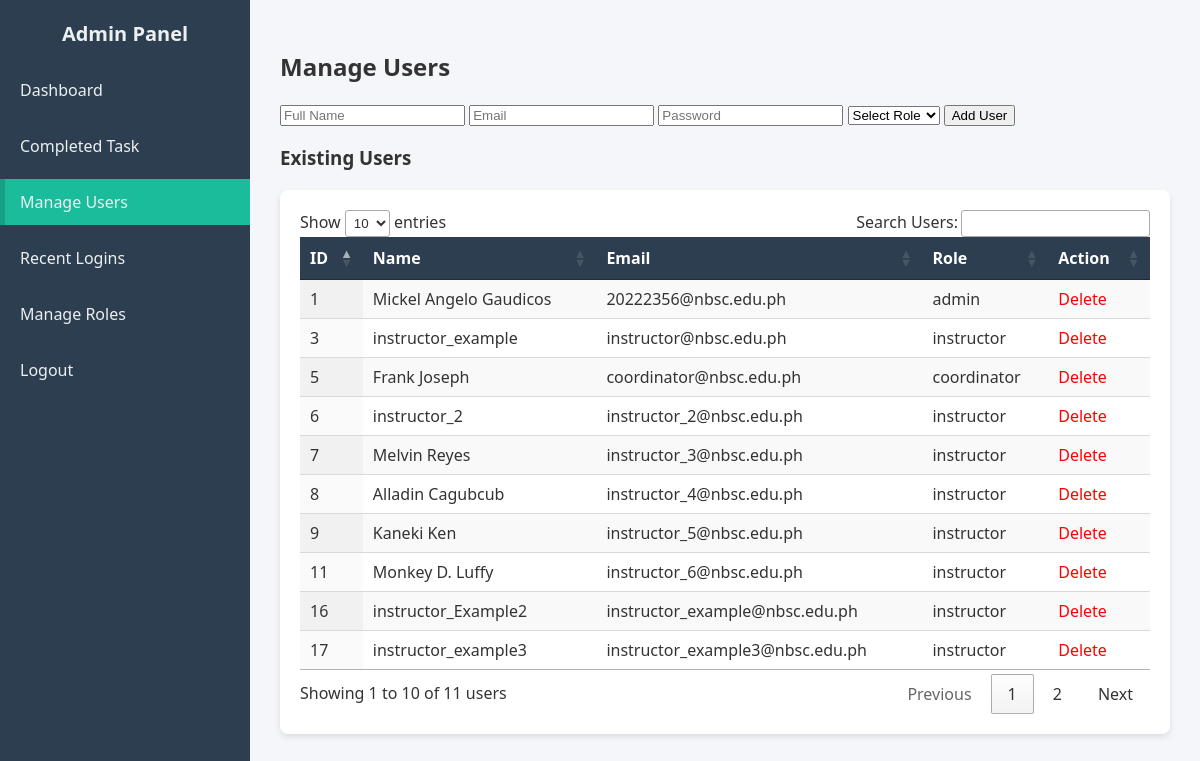
/admin/manage_users.php (signed in), run on the app's committed database.
### tables this page shows
CREATE TABLE `users` (
  `id` int(11) NOT NULL,
  `name` varchar(100) NOT NULL,
  `email` varchar(100) NOT NULL,
  `profile_image` varchar(255) DEFAULT NULL,
  `password` varchar(255) NOT NULL,
  `role` enum('admin','coordinator','instructor') NOT NULL,
  `status` enum('pending','active','inactive') NOT NULL DEFAULT 'pending',
  `created_at` datetime DEFAULT current_timestamp(),
  `is_approved` tinyint(1) DEFAULT 0
);

### admin/manage_users.php (the view, shortened to what this page needs)
<?php
require_once "../inc/config.php";
$users = $pdo->query("SELECT * FROM users")->fetchAll();
?>
<!DOCTYPE html>
<html lang="en">
<head>
    <link rel="stylesheet" href="https://cdn.datatables.net/1.13.8/css/jquery.dataTables.min.css">
</head>
<body>
    <div class="dashboard-container">
        <aside class="sidebar">
            <h2>Admin Panel</h2>
            <ul>
                <li><a href="dashboard.php">Dashboard</a></li>
                <li><a href="completed_task.php">Completed Task</a></li>
                <li class="<?= basename($_SERVER['PHP_SELF']) == 'manage_users.php' ? 'active' : '' ?>">
                    <a href="manage_users.php">Manage Users</a>
                </li>
                <li><a href="user_logs.php">Recent Logins</a></li>
                <li><a href="roles.php">Manage Roles</a></li>
                <li><a href="../auth/logout.php">Logout</a></li>
            </ul>
        </aside>
        <div class="main-content">
            <h2>Manage Users</h2>
            <form method="post">
                <input type="text" name="name" placeholder="Full Name" required>
                <input type="email" name="email" placeholder="Email" required>
                <input type="password" name="password" placeholder="Password" required>
                <select name="role" required>
                    <option value="">Select Role</option>
                </select>
                <button type="submit" name="add_user">Add User</button>
            </form>
            <h3>Existing Users</h3>
            <div class="table-container">
                <table id="usersTable" class="display">
                    <thead>
                        <tr>
                            <th>ID</th>
                            <th>Name</th>
                            <th>Email</th>
                            <th>Role</th>
                            <th>Action</th>
                        </tr>
                    </thead>
                    <tbody>
                        <?php foreach ($users as $user): ?>
                            <tr>
                                <td><?= htmlspecialchars($user['id']) ?></td>
                                <td><?= htmlspecialchars($user['name']) ?></td>
                                <td><?= htmlspecialchars($user['email']) ?></td>
                                <td><?= htmlspecialchars($user['role']) ?></td>
                                <td>
                                    <a class="delete-btn" href="?delete=<?= $user['id'] ?>" onclick="return confirm('Delete user?')">Delete</a>
                                </td>
                            </tr>
                        <?php endforeach; ?>
                    </tbody>
                </table>
            </div>
        </div>
    </div>
</body>
</html>

### admin/manage_users.php (style rules this page uses)
body { margin: 0; font-family: "Segoe UI", Tahoma, Geneva, Verdana, sans-serif; background: #f4f6f9; color: #333; }
.dashboard-container { display: flex; min-height: 100vh; }
.sidebar { width: 250px; background: #2c3e50; color: #ecf0f1; display: flex; flex-direction: column; padding: 20px 0; }
.sidebar h2 { text-align: center; margin: 0 0 20px 0; font-size: 20px; font-weight: bold; }
.sidebar ul { list-style: none; padding: 0; margin: 0; }
.sidebar li { margin-bottom: 10px; }
.sidebar a { display: block; padding: 12px 20px; color: #ecf0f1; text-decoration: none; transition: background 0.3s; }
.sidebar a:hover, .sidebar .active a { background: #1abc9c; border-left: 5px solid #16a085; padding-left: 15px; }
.main-content { flex: 1; padding: 30px; }
.table-container { background: white; padding: 20px; border-radius: 8px; box-shadow: 0 3px 6px rgba(0, 0, 0, 0.1); margin-top: 20px; overflow-x: auto; }
table.dataTable thead th { background: #2c3e50; color: #fff; }
.delete-btn { color: red; text-decoration: none; }

### data on the page
users: id "1", name "Mickel Angelo Gaudicos", email "20222356@nbsc.edu.ph", role "admin"
users: id "3", name "instructor_example", email "instructor@nbsc.edu.ph", role "instructor"
users: id "5", name "Frank Joseph", email "coordinator@nbsc.edu.ph", role "coordinator"
users: id "6", name "instructor_2", email "instructor_2@nbsc.edu.ph", role "instructor"
users: id "7", name "Melvin Reyes", email "instructor_3@nbsc.edu.ph", role "instructor"
users: id "8", name "Alladin Cagubcub", email "instructor_4@nbsc.edu.ph", role "instructor"
users: id "9", name "Kaneki Ken", email "instructor_5@nbsc.edu.ph", role "instructor"
users: id "11", name "Monkey D. Luffy", email "instructor_6@nbsc.edu.ph", role "instructor"
users: id "16", name "instructor_Example2", email "instructor_example@nbsc.edu.ph", role "instructor"
users: id "17", name "instructor_example3", email "instructor_example3@nbsc.edu.ph", role "instructor"
